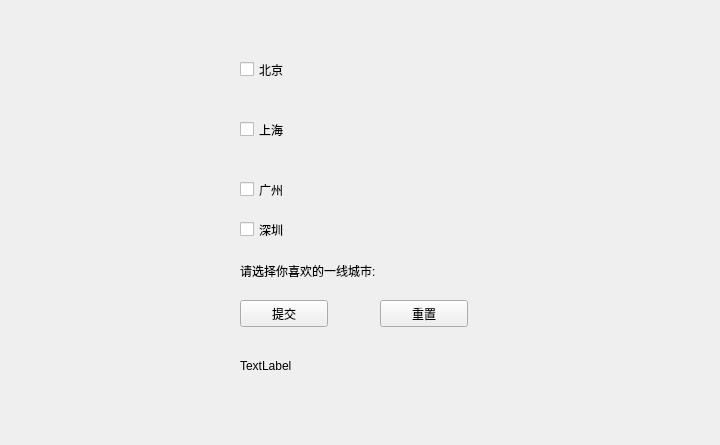
<?xml version="1.0" encoding="UTF-8"?>
<ui version="4.0">
 <class>Widget</class>
 <widget class="QWidget" name="Widget">
  <property name="geometry">
   <rect>
    <x>0</x>
    <y>0</y>
    <width>720</width>
    <height>445</height>
   </rect>
  </property>
  <property name="windowTitle">
   <string>Widget</string>
  </property>
  <widget class="QCheckBox" name="checkBox">
   <property name="geometry">
    <rect>
     <x>240</x>
     <y>60</y>
     <width>84</width>
     <height>19</height>
    </rect>
   </property>
   <property name="text">
    <string>北京</string>
   </property>
  </widget>
  <widget class="QCheckBox" name="checkBox_2">
   <property name="geometry">
    <rect>
     <x>240</x>
     <y>120</y>
     <width>84</width>
     <height>19</height>
    </rect>
   </property>
   <property name="text">
    <string>上海</string>
   </property>
  </widget>
  <widget class="QCheckBox" name="checkBox_3">
   <property name="geometry">
    <rect>
     <x>240</x>
     <y>180</y>
     <width>84</width>
     <height>19</height>
    </rect>
   </property>
   <property name="text">
    <string>广州</string>
   </property>
  </widget>
  <widget class="QCheckBox" name="checkBox_4">
   <property name="geometry">
    <rect>
     <x>240</x>
     <y>220</y>
     <width>84</width>
     <height>19</height>
    </rect>
   </property>
   <property name="text">
    <string>深圳</string>
   </property>
  </widget>
  <widget class="QLabel" name="label">
   <property name="geometry">
    <rect>
     <x>240</x>
     <y>260</y>
     <width>151</width>
     <height>21</height>
    </rect>
   </property>
   <property name="text">
    <string>请选择你喜欢的一线城市:</string>
   </property>
  </widget>
  <widget class="QLabel" name="label_2">
   <property name="geometry">
    <rect>
     <x>240</x>
     <y>350</y>
     <width>221</width>
     <height>31</height>
    </rect>
   </property>
   <property name="text">
    <string>TextLabel</string>
   </property>
  </widget>
  <widget class="QPushButton" name="pushButton">
   <property name="geometry">
    <rect>
     <x>240</x>
     <y>300</y>
     <width>88</width>
     <height>27</height>
    </rect>
   </property>
   <property name="text">
    <string>提交</string>
   </property>
  </widget>
  <widget class="QPushButton" name="pushButton_2">
   <property name="geometry">
    <rect>
     <x>380</x>
     <y>300</y>
     <width>88</width>
     <height>27</height>
    </rect>
   </property>
   <property name="text">
    <string>重置</string>
   </property>
  </widget>
 </widget>
 <layoutdefault spacing="6" margin="11"/>
 <resources/>
 <connections/>
</ui>
